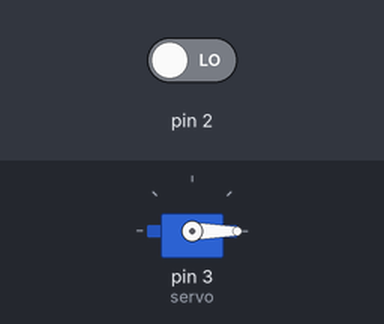
Bench run of a sketch on a simulated Arduino Uno, built with avr-gcc and run on an emulated ATmega328P. Shown: servo. The test bench sets the inputs (shaded band); at power-on: pin 2 LOW.

Above: at 1.2 s.
1.3 s: pin 2 driven HIGH
At 4.2 s:
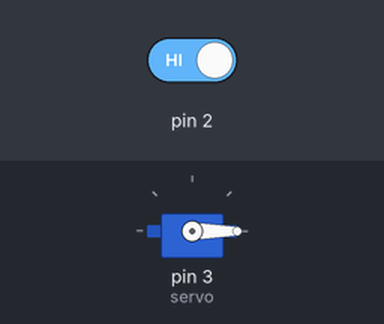
4.3 s: pin 2 driven LOW
At 5.3 s:
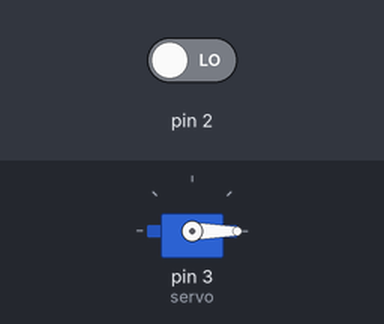
Timing chart, 0 to 7.3 s (numbered marks = the images above; inputs shaded):
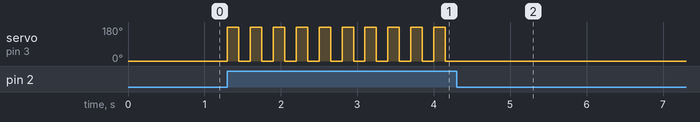

The sketch:

_servo_switch_countkun.ino
```cpp
/*#######################################
#
# カウントくんを動かす
# servo+スイッチ
#
#######################################:*/

#include <Servo.h> #ヘッダーのインクルード

Servo servo; //サーボのインスタンス

void setup(){
  servo.attach(3); //サーボの信号機を3番ピンに接続
  pinMode(2,INPUT);    //スイッチに接続ピンをデジタル入力に設定
}

void loop(){
  servo.write(0);  //サーボを0°の角度に

       if (digitalRead(2) == HIGH) {     //スイッチの状態を調べる
            servo.write(180); //サーボを180°の角度に
            delay(150);  //一秒待つ
            servo.write(0);  //サーボを0°の角度に
            delay(150);  //スイッチが押されているならLEDを点灯
     }
}
```

Measured:
- after the input at 1.3 s, servo on pin 3 (servo): alternates 180° for 0.15 s and 0° for 0.15 s, starting at once
- after the input at 4.3 s, servo on pin 3 (servo): stops changing and stays 0°
